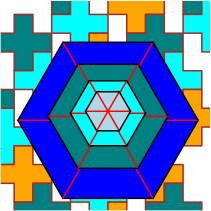

Python code for this plot:

# import tkinter as tk
import turtle


# https://github.com/donkirkby/live-py-plugin/blob/master/test/PySrc/tools/svg_turtle.py


scr = turtle.Screen()
scr.screensize(300,300)
scr.setup(300,300)
scr.title("Palju asju...")
scr.bgcolor('yellow')

def rist(px, py, kp, tv='orange',jv='brown'):
    t = turtle.Turtle()
    t.penup()
    t.setpos(px, py)
    t.pendown()
    
    t.pensize(2)
    t.speed(0)
    t.color(jv, tv)    
    t.begin_fill()
    for x in range(0,4):
        t.forward(kp)
        t.left(90)
        t.forward(kp)
        t.right(90)
        t.forward(kp)
        t.right(90)
    t.end_fill()
    t.hideturtle()

def kuusnurk(kp, tv='lightblue',jv='red'):
    t = turtle.Turtle()
    t.penup()
    t.setpos(0-int(kp/2), 0-kp)
    t.pendown()
    
    t.pensize(2)
    t.speed(0)
    t.color("black",tv)
    t.begin_fill()
    for x in range(0,6):
        t.forward(kp)
        t.left(120)
        t.pencolor(jv)
        t.forward(kp)
        
        t.penup()
        t.backward(kp)
        t.pendown()
        
        t.pencolor("black")
        t.right(60)
    t.color("black",tv)
    t.end_fill()
    t.hideturtle()


colors=['black', 'teal','cyan','orange','teal','cyan','orange','teal','cyan','orange','teal','cyan','orange','teal','cyan','orange','teal','cyan','orange','teal','cyan']

a=[0,1,0,-3,-2,0] #tõstab rea kaldrea alguspunkti
for x,iii in {1:5,2:8,3:9,4:11,5:3}.items(): #mitu risti real
    ii=1
    while ii < iii:
        i = ii + a[x]
        rist( (i*25)+25-(x*50), 350-(i*50)-(x*75),   25, colors[ii]) # *x25 *y50
        ii += 1

kuusnurk(120, tv='blue')
kuusnurk(80, tv='teal')
kuusnurk(50, tv='cyan')
kuusnurk(30)
scr.getcanvas().postscript(file='my_turtle.ps')
turtle.exitonclick()
